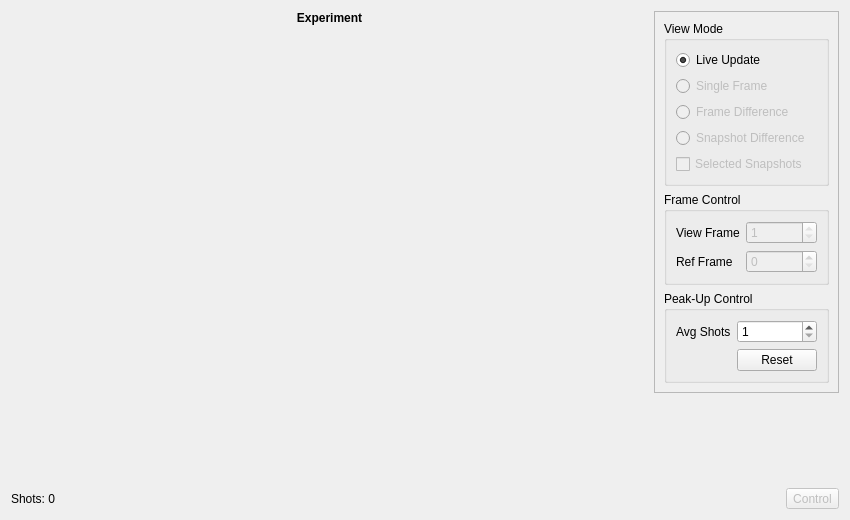
<?xml version="1.0" encoding="UTF-8"?>
<ui version="4.0">
 <class>FtmwViewWidget</class>
 <widget class="QWidget" name="FtmwViewWidget">
  <property name="geometry">
   <rect>
    <x>0</x>
    <y>0</y>
    <width>850</width>
    <height>520</height>
   </rect>
  </property>
  <property name="windowTitle">
   <string>Form</string>
  </property>
  <layout class="QVBoxLayout" name="verticalLayout_2" stretch="1,0">
   <item>
    <layout class="QHBoxLayout" name="horizontalLayout_2" stretch="1,0">
     <item>
      <layout class="QVBoxLayout" name="verticalLayout" stretch="0,1,5">
       <item>
        <widget class="QLabel" name="exptLabel">
         <property name="font">
          <font>
           <weight>75</weight>
           <bold>true</bold>
          </font>
         </property>
         <property name="text">
          <string>Experiment</string>
         </property>
         <property name="alignment">
          <set>Qt::AlignCenter</set>
         </property>
        </widget>
       </item>
       <item>
        <widget class="FidPlot" name="fidPlot" native="true">
         <property name="minimumSize">
          <size>
           <width>0</width>
           <height>150</height>
          </size>
         </property>
        </widget>
       </item>
       <item>
        <widget class="FtPlot" name="ftPlot" native="true">
         <property name="minimumSize">
          <size>
           <width>0</width>
           <height>100</height>
          </size>
         </property>
        </widget>
       </item>
      </layout>
     </item>
     <item>
      <layout class="QVBoxLayout" name="rightLayout" stretch="0,1">
       <item>
        <widget class="QFrame" name="controlFrame">
         <property name="frameShape">
          <enum>QFrame::StyledPanel</enum>
         </property>
         <property name="frameShadow">
          <enum>QFrame::Raised</enum>
         </property>
         <layout class="QVBoxLayout" name="verticalLayout_4">
          <item>
           <widget class="QGroupBox" name="viewModeBox">
            <property name="title">
             <string>View Mode</string>
            </property>
            <layout class="QVBoxLayout" name="verticalLayout_3">
             <item>
              <widget class="QRadioButton" name="liveUpdateButton">
               <property name="text">
                <string>Live Update</string>
               </property>
               <property name="checked">
                <bool>true</bool>
               </property>
              </widget>
             </item>
             <item>
              <widget class="QRadioButton" name="singleFrameButton">
               <property name="enabled">
                <bool>false</bool>
               </property>
               <property name="text">
                <string>Single Frame</string>
               </property>
              </widget>
             </item>
             <item>
              <widget class="QRadioButton" name="frameDiffButton">
               <property name="enabled">
                <bool>false</bool>
               </property>
               <property name="text">
                <string>Frame Difference</string>
               </property>
              </widget>
             </item>
             <item>
              <widget class="QRadioButton" name="snapDiffButton">
               <property name="enabled">
                <bool>false</bool>
               </property>
               <property name="text">
                <string>Snapshot Difference</string>
               </property>
              </widget>
             </item>
             <item>
              <widget class="QCheckBox" name="snapshotCheckbox">
               <property name="enabled">
                <bool>false</bool>
               </property>
               <property name="text">
                <string>Selected Snapshots</string>
               </property>
              </widget>
             </item>
            </layout>
           </widget>
          </item>
          <item>
           <widget class="QGroupBox" name="frameControlBox">
            <property name="title">
             <string>Frame Control</string>
            </property>
            <layout class="QFormLayout" name="formLayout">
             <item row="0" column="0">
              <widget class="QLabel" name="label">
               <property name="text">
                <string>View Frame</string>
               </property>
              </widget>
             </item>
             <item row="0" column="1">
              <widget class="QSpinBox" name="frameBox">
               <property name="enabled">
                <bool>false</bool>
               </property>
               <property name="minimum">
                <number>1</number>
               </property>
               <property name="maximum">
                <number>1</number>
               </property>
              </widget>
             </item>
             <item row="1" column="0">
              <widget class="QLabel" name="refFrameLabel">
               <property name="text">
                <string>Ref Frame</string>
               </property>
              </widget>
             </item>
             <item row="1" column="1">
              <widget class="QSpinBox" name="refFrameSpinBox">
               <property name="enabled">
                <bool>false</bool>
               </property>
              </widget>
             </item>
            </layout>
           </widget>
          </item>
          <item>
           <widget class="QGroupBox" name="peakUpControlBox">
            <property name="title">
             <string>Peak-Up Control</string>
            </property>
            <layout class="QFormLayout" name="formLayout_2">
             <item row="0" column="0">
              <widget class="QLabel" name="rollingAverageLabel">
               <property name="text">
                <string>Avg Shots</string>
               </property>
              </widget>
             </item>
             <item row="0" column="1">
              <widget class="QSpinBox" name="rollingAverageSpinbox">
               <property name="minimum">
                <number>1</number>
               </property>
               <property name="maximum">
                <number>2147483647</number>
               </property>
               <property name="singleStep">
                <number>25</number>
               </property>
              </widget>
             </item>
             <item row="1" column="1">
              <widget class="QPushButton" name="rollingAverageResetButton">
               <property name="text">
                <string>Reset</string>
               </property>
              </widget>
             </item>
            </layout>
           </widget>
          </item>
         </layout>
        </widget>
       </item>
       <item>
        <spacer name="verticalSpacer_2">
         <property name="orientation">
          <enum>Qt::Vertical</enum>
         </property>
         <property name="sizeHint" stdset="0">
          <size>
           <width>20</width>
           <height>40</height>
          </size>
         </property>
        </spacer>
       </item>
      </layout>
     </item>
    </layout>
   </item>
   <item>
    <layout class="QHBoxLayout" name="horizontalLayout">
     <item>
      <widget class="QLabel" name="shotsLabel">
       <property name="text">
        <string>Shots: 0</string>
       </property>
      </widget>
     </item>
     <item>
      <spacer name="horizontalSpacer">
       <property name="orientation">
        <enum>Qt::Horizontal</enum>
       </property>
       <property name="sizeHint" stdset="0">
        <size>
         <width>40</width>
         <height>20</height>
        </size>
       </property>
      </spacer>
     </item>
     <item>
      <widget class="QToolButton" name="controlButton">
       <property name="enabled">
        <bool>false</bool>
       </property>
       <property name="text">
        <string>Control</string>
       </property>
       <property name="icon">
        <iconset resource="resources.qrc">
         <normaloff>:/icons/control.png</normaloff>:/icons/control.png</iconset>
       </property>
       <property name="iconSize">
        <size>
         <width>20</width>
         <height>20</height>
        </size>
       </property>
       <property name="checkable">
        <bool>true</bool>
       </property>
       <property name="toolButtonStyle">
        <enum>Qt::ToolButtonTextBesideIcon</enum>
       </property>
      </widget>
     </item>
    </layout>
   </item>
  </layout>
 </widget>
 <customwidgets>
  <customwidget>
   <class>FtPlot</class>
   <extends>QWidget</extends>
   <header>ftplot.h</header>
   <container>1</container>
  </customwidget>
  <customwidget>
   <class>FidPlot</class>
   <extends>QWidget</extends>
   <header>fidplot.h</header>
   <container>1</container>
  </customwidget>
 </customwidgets>
 <resources>
  <include location="resources.qrc"/>
 </resources>
 <connections/>
</ui>
